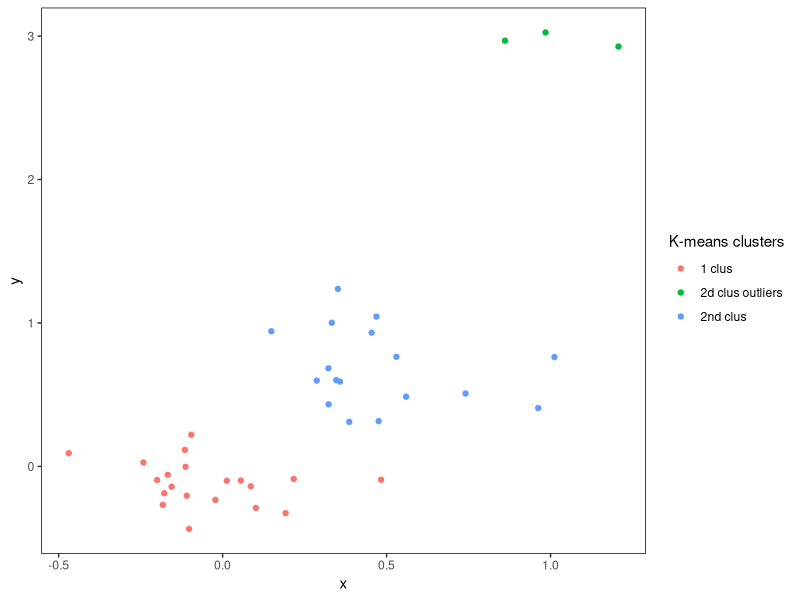
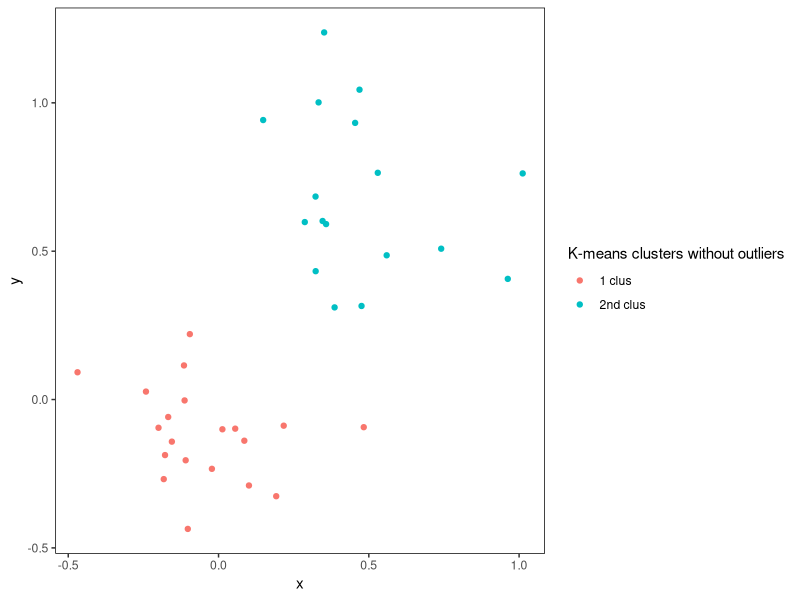
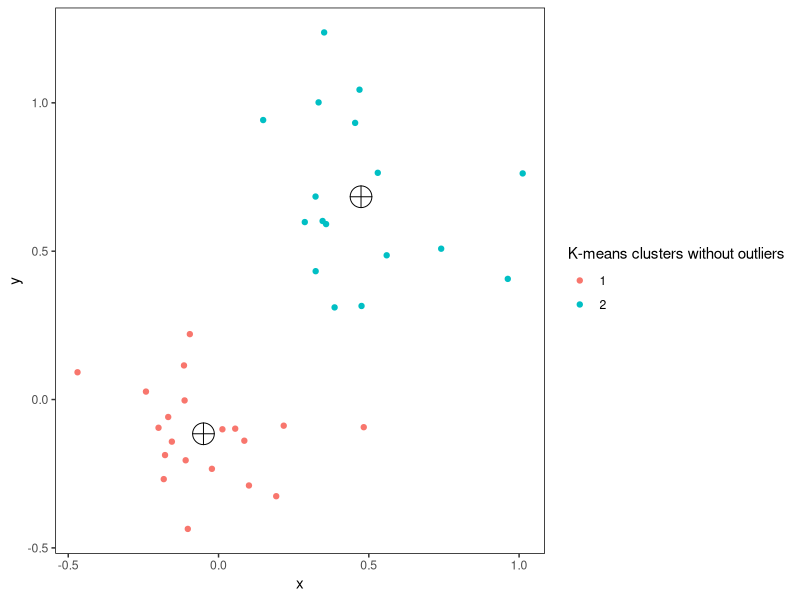
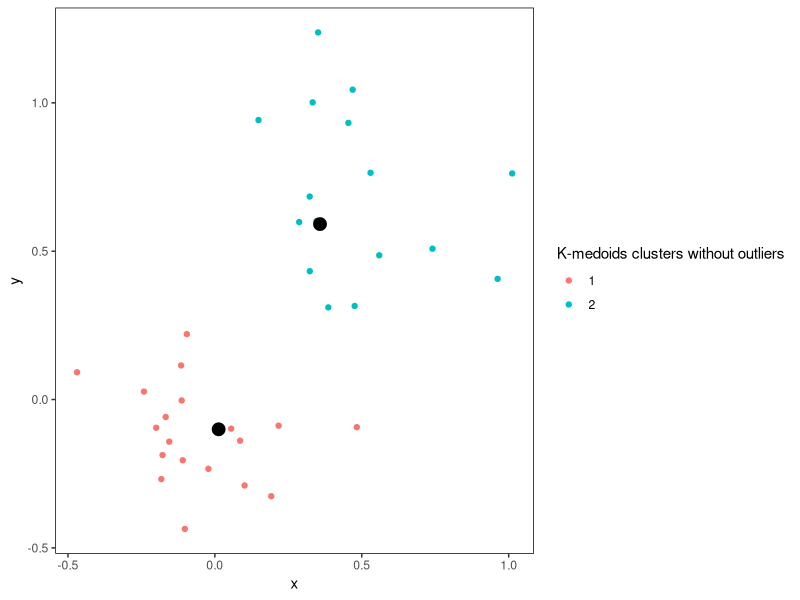
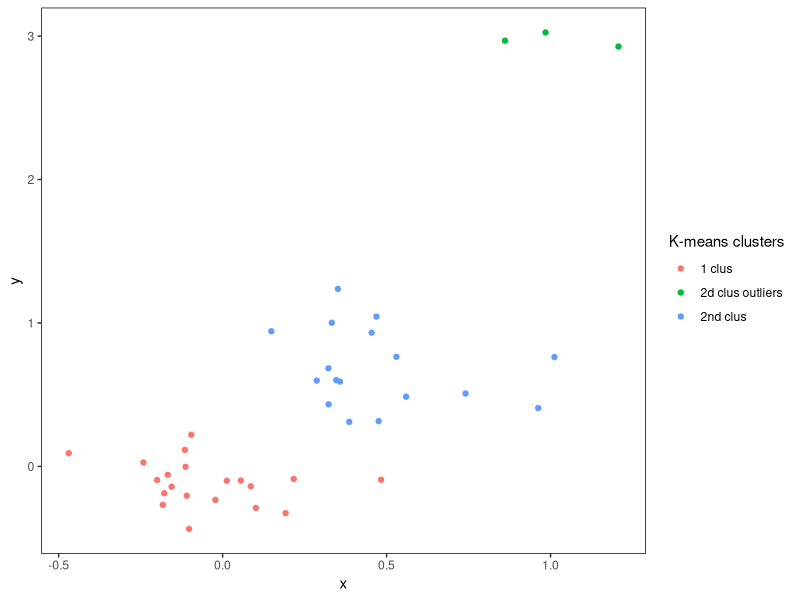
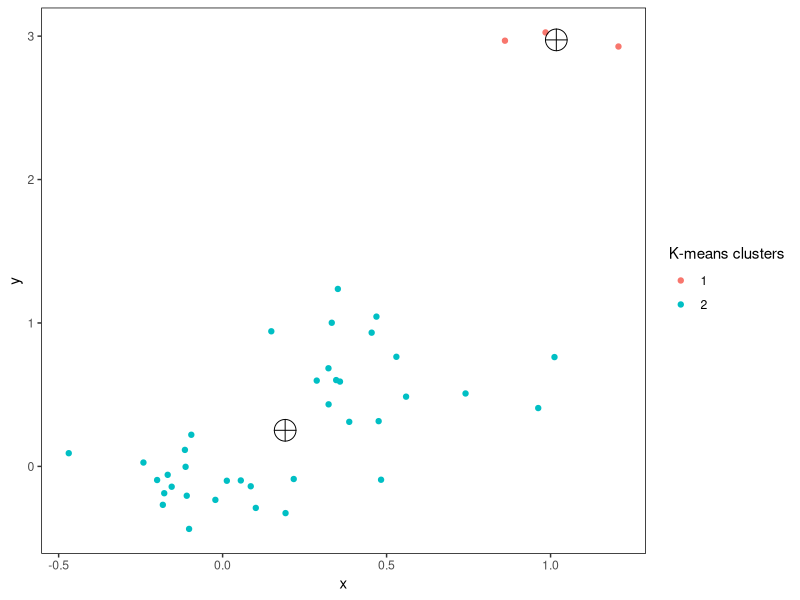
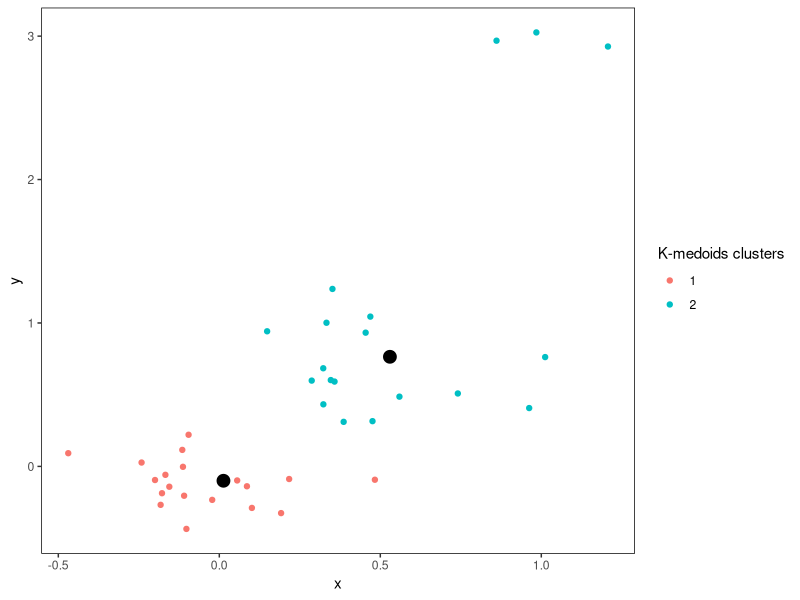

Source code (R) for these figures, in order:
library(ggplot2)
library(cluster) # k-medoids
library(caret) # Confusion matrix

set.seed(1234)
n <- 20
# Первый кластер
x1 <- rnorm(n, 0, 0.20)
y1 <- rnorm(n, 0, 0.20)

# Второй кластер
x2 <- rnorm(n-3, 0.6, 0.25)
y2 <- rnorm(n-3, 0.6, 0.25)

# Выборсы для второго кластера
x2_outliers <- rnorm(3, 1, 0.1)
y2_outliers <- rnorm(3, 3, 0.1)

x2_full <- c(x2, x2_outliers)
y2_full <- c(y2, y2_outliers)

# Датасет без выбросов
df_reduced <- data.frame(x = c(x1,x2), y = c(y1,y2), 
                         clus = factor(c(rep(1,n), rep(3,n-3)), labels = c("1 clus","2nd clus")))
df_w_outliers <- data.frame(x = c(x1,x2_full), y = c(y1,y2_full), 
                 clus = factor(c(rep(1,n), rep(3,n-3), rep(2,3)), labels = c("1 clus", "2d clus outliers", "2nd clus")))

# Верно раскрашенные данные
png(filename = "../img/k-medoids/initial_data.png",
    width = 853, height = 707,
    res = 96 * 1.25)

  ggplot(df_w_outliers, aes(x,y, color = clus)) + geom_point() + labs(color = "K-means clusters") +
    theme(panel.background = element_blank(), panel.border = element_rect(colour = "black", fill=NA))

dev.off()




# Случай без выбросов
#----------------------------------------------------------------------------------------------------------------#

# Верно раскрашенные данные
png(filename = "../img/k-medoids/initial_data_reduced.png",
    width = 853, height = 707,
    res = 96 * 1.25)

ggplot(df_reduced, aes(x,y, color = clus)) + geom_point() + labs(color = "K-means clusters without outliers") +
  theme(panel.background = element_blank(), panel.border = element_rect(colour = "black", fill=NA))

dev.off()

# k-means 
fit_k_means_outliers <- kmeans(df_reduced[,-3], 2)
png(filename = "../img/k-medoids/outliers_k-means_clusters.png",
    width = 853, height = 707,
    res = 96 * 1.25)

ggplot(df_reduced, aes(x,y, color = as.factor(fit_k_means_outliers$cluster))) + geom_point() + 
  labs(color = "K-means clusters without outliers")+
  theme(panel.background = element_blank(), panel.border = element_rect(colour = "black", fill=NA)) +
  geom_point(data = as.data.frame(fit_k_means_outliers$centers), aes(x,y), pch = 10, size = 7, col = "black")

dev.off()

# k-medoids
fit_k_medoids_outliers <- pam(df_reduced[,-3], 2)
png(filename = "../img/k-medoids/outliers_k-medoids_clusters.png",
    width = 853, height = 707,
    res = 96 * 1.25)

ggplot(df_reduced, aes(x,y, color = as.factor(fit_k_medoids_outliers$clustering))) + geom_point() + 
  labs(color = "K-medoids clusters without outliers")+
  theme(panel.background = element_blank(), panel.border = element_rect(colour = "black", fill=NA)) +
  geom_point(data = as.data.frame(fit_k_medoids_outliers$medoids), aes(x,y), pch = 19, size = 4, col = "black")

dev.off()

real_clusters <- as.numeric(df_reduced$clus)
real_clusters[real_clusters == 3] <- 2

# k-means
k_means_clusters_outliers <- fit_k_means_outliers$cluster
confusionMatrix(table(k_means_clusters_outliers, real_clusters)) 

# k-medoids 
k_medoids_clusters_outliers <- fit_k_medoids_outliers$clustering
confusionMatrix(table(k_medoids_clusters_outliers, real_clusters)) 







# Случай с выбросами
#----------------------------------------------------------------------------------------------------------------#
# Верно раскрашенные данные
png(filename = "../img/k-medoids/initial_data.png",
    width = 853, height = 707,
    res = 96 * 1.25)

  ggplot(df_w_outliers, aes(x,y, color = clus)) + geom_point() + labs(color = "K-means clusters") +
    theme(panel.background = element_blank(), panel.border = element_rect(colour = "black", fill=NA))

dev.off()

# k-means 
fit_k_means <- kmeans(df_w_outliers[,-3], 2)
png(filename = "../img/k-medoids/basic_k-means_clusters.png",
    width = 853, height = 707,
    res = 96 * 1.25)

  ggplot(df_w_outliers, aes(x,y, color = as.factor(fit_k_means$cluster))) + geom_point() + 
    labs(color = "K-means clusters")+
    theme(panel.background = element_blank(), panel.border = element_rect(colour = "black", fill=NA)) +
    geom_point(data = as.data.frame(fit_k_means$centers), aes(x,y), pch = 10, size = 7, col = "black")
  
dev.off()

# k-medoids
fit_k_medoids <- pam(df_w_outliers[,-3], 2)
png(filename = "../img/k-medoids/basic_k-medoids_clusters.png",
    width = 853, height = 707,
    res = 96 * 1.25)

  ggplot(df_w_outliers, aes(x,y, color = as.factor(fit_k_medoids$clustering))) + geom_point() + 
    labs(color = "K-medoids clusters")+
    theme(panel.background = element_blank(), panel.border = element_rect(colour = "black", fill=NA)) +
    geom_point(data = as.data.frame(fit_k_medoids$medoids), aes(x,y), pch = 19, size = 4, col = "black")
  
dev.off()

real_clusters <- as.numeric(df_w_outliers$clus)
real_clusters[real_clusters == 3] <- 2

# k-means
k_means_clusters <- fit_k_means$cluster
confusionMatrix(table(k_means_clusters, real_clusters)) 
precision(table(k_means_clusters, real_clusters))
recall(table(k_means_clusters, real_clusters))
# k-medoids 
k_medoids_clusters <- fit_k_medoids$clustering
confusionMatrix(table(k_medoids_clusters, real_clusters))















